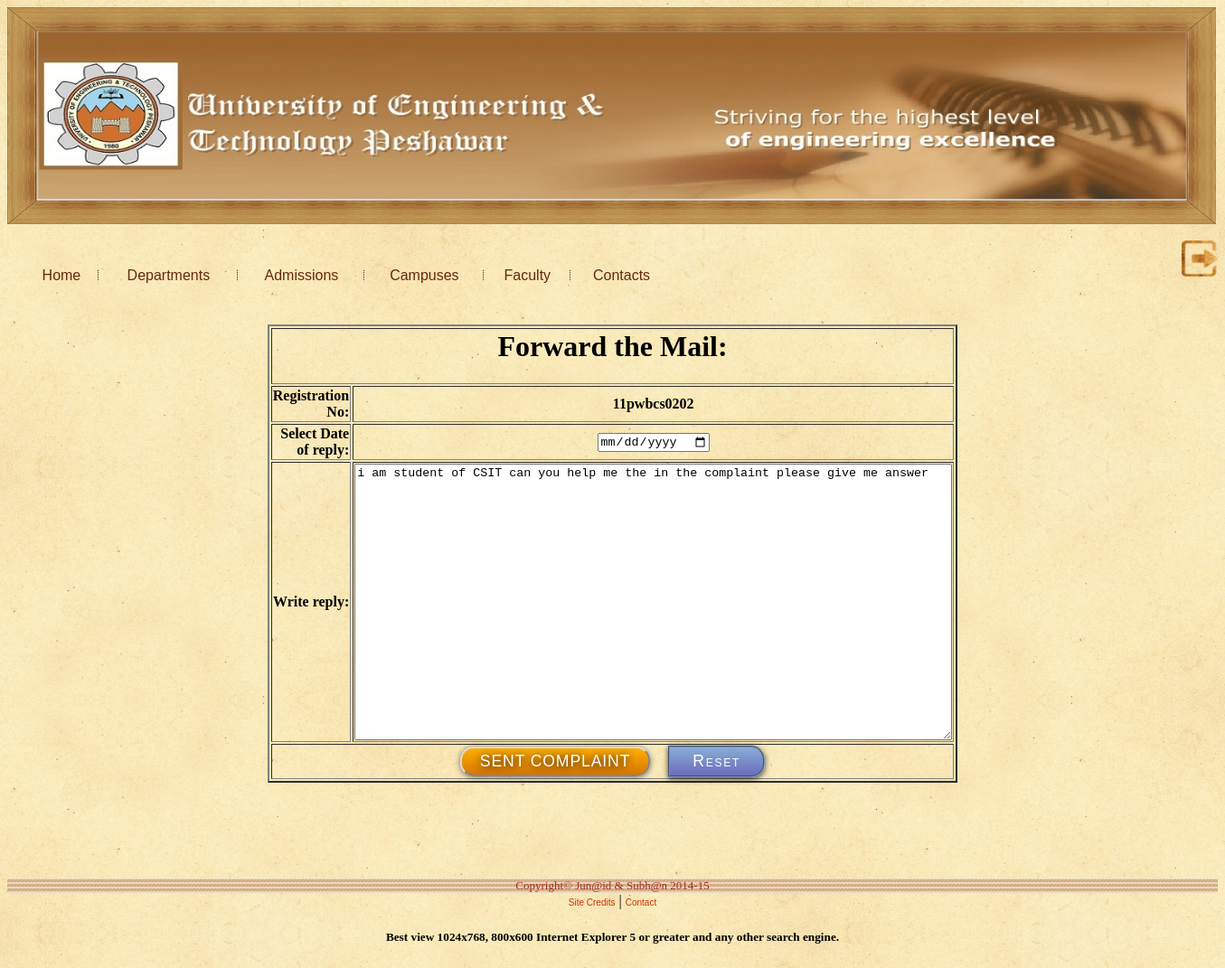
/forward.php?forwardreply_page=67 (signed in), run on the app's committed database.
### tables this page shows
CREATE TABLE IF NOT EXISTS `complaint_types` (
  `id` int(11) NOT NULL AUTO_INCREMENT,
  `reg_no` varchar(30) NOT NULL,
  `complaint_type` varchar(20) NOT NULL,
  `department` varchar(30) NOT NULL,
  `date` date NOT NULL,
  `write_compaint` varchar(2000) NOT NULL,
  PRIMARY KEY (`id`)
);

### forward.php (the view, shortened to what this page needs)
<?php
$id=$_GET['forwardreply_page'];
$obj= new database();
 $db=$obj-> connection();
$query="select * from complaint_types Where id='$id'";
$result=$db->query($query);
$result=$result->fetch();
	?>
<html>
<head>
<link rel="stylesheet" type="text/css" href="css/style.css" />
<link rel="stylesheet" type="text/css" href="css/styletablereply.css" />
</head>
<?php include('adminheader.php');?>
<?php include('header.php'); ?>
</center><center>
    <td width="75%" valign="top"><br>
<center>
<form action="forwardpost.php" method="post">
<table width="700" align="center" border="2">
<tr>
<td colspan="6"><h1><center>Forward the Mail:</center><h1></td>
</tr>
<tr>
<td align="right"><strong>Registration No:</strong></td>
<td><input type="hidden" name="regno"  value="<?php echo $result['reg_no'];?>" size="60"><center><strong><?php echo $result['reg_no'];?></strong></center> </td>
</tr>
<tr>
<td align="right"><strong>Select Date of reply:</strong></td>
<td><center><input type="date" name="date" size="60"></center></td>
</tr>
<tr>
<td align="right"><strong>Write reply:</strong></td>
<td><textarea name="writecomplaint" value="" rows="20" cols="80"><?php echo $result['write_compaint'];?></textarea></td>
</tr>
<tr>
<td colspan="6" align="center"><input id="shiny" type="submit" name="submit" value="Sent Complaint"/>&nbsp;&nbsp;&nbsp;&nbsp;&nbsp;<input id="resetbutton" type="reset"></td>
</tr>
</center>
    </td>
</center>
<br><br><br><br><br>
<center>
<?php include('footersection.php');?>
<br></center>
</body>
</html>

### css/styletablereply.css (style rules this page uses)
input#shiny { padding: 4px 20px; background:#ffae00; background: -webkit-linear-gradient(top, #ffae00, #d67600); background: -moz-linear-gradient(top, #ffae00, #d67600); background: -o-linear-gradient(top, #ffae00, #d67600); background: linear-gradient(top, #ffae00, #d67600); border:2px outset #dad9d8; font-family:Andika, Arial, sans-serif; font-size:1.1em; letter-spacing:0.05em; text-transform:uppercase; color:#fff; text-shadow: 0px 1px 10px #000; -webkit-border-radius: 15px; -moz-border-radius: 15px; border-radius: 15px; -webkit-box-shadow: rgba(0, 0, 0, .55) 0 1px 6px; -moz-box-shadow: rgba(0, 0, 0, .55) 0 1px 6px; box-shadow: rgba(0, 0, 0, .55) 0 1px 6px; }
input#resetbutton { border:2px groove #7c93ba; cursor:pointer; padding: 5px 25px; background-color:#6b6dbb; background: -webkit-gradient(linear, left top, left bottom, from(#88add7), to(#6b6dbb)); background: -webkit-linear-gradient(top, #88add7, #6b6dbb); background: -moz-linear-gradient(top, #88add7, #6b6dbb); background: -o-linear-gradient(top, #88add7, #6b6dbb); background: linear-gradient(top, #88add7, #6b6dbb); font-family:Andika, Arial, sans-serif; color:#fff; font-size:1.1em; letter-spacing:.1em; font-variant:small-caps; -webkit-border-radius: 0 15px 15px 0; -moz-border-radius: 0 15px 15px 0; border-radius: 0 15px 15px 0; -webkit-box-shadow: rgba(0, 0, 0, .75) 0 2px 6px; -moz-box-shadow: rgba(0, 0, 0, .75) 0 2px 6px; box-shadow: rgba(0, 0, 0, .75) 0 2px 6px; }

### data on the page
complaint_types: reg_no "11pwbcs0202", writecomplaint "i am student of CSIT can you help me the in the complaint please give me answer"
